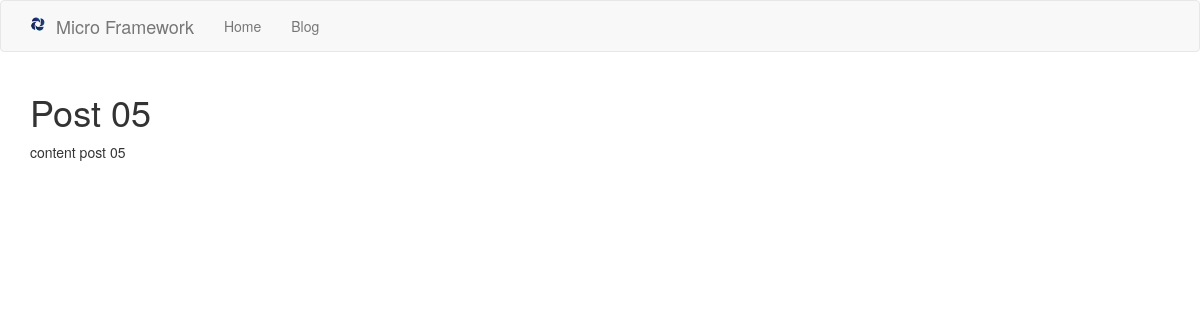
The page /post/5/show on the database as committed earlier.
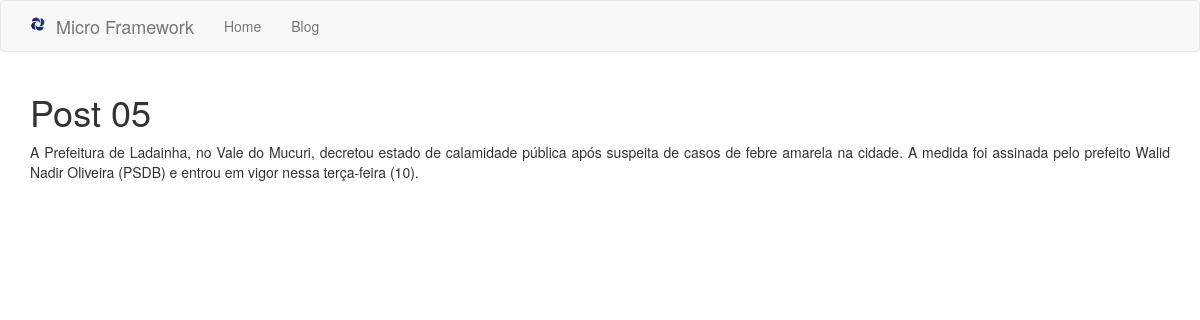
The same page on the database as committed later.
### tables this page shows
CREATE TABLE posts (id INTEGER CONSTRAINT posts_index PRIMARY KEY ASC AUTOINCREMENT, title VARCHAR (255) NOT NULL, content TEXT NOT NULL);

### app/Controllers/PostsController.php (called while the page is built, shortened)
<?php
class PostsController extends BaseController
{
    private $post;
    public function __construct()
    {
        $this->post = Container::getModel("Post");
    }
    public function show($id)
    {
        $this->view->post = $this->post->find($id);
        $this->renderView('posts/show', 'layout');
    }
}

### core/bootstrap.php (called while the page is built)
<?php
$routes = require_once __DIR__ . "/../app/routes.php";
$route = new \Core\Route($routes);

### public/index.php (called while the page is built, shortened)
<?php
require_once __DIR__ . "/../core/bootstrap.php";

### core/BaseModel.php (called while the page is built, shortened)
<?php
abstract class BaseModel
{
    private $pdo;
    protected $table;
    public function __construct(PDO $pdo)
    {
        $this->pdo = $pdo;
    }
    public function find($id)
    {
        $query = "SELECT * FROM {$this->table} WHERE id=:id";
        $stmt = $this->pdo->prepare($query);
        $stmt->bindValue(":id", $id);
        $stmt->execute();
        $result = $stmt->fetch();
        return $result;
    }
}

### core/DataBase.php (called while the page is built, shortened)
<?php
class DataBase
{
    public static function getDataBase()
    {
        $conf = include_once __DIR__ . "/../app/database.php";
        if($conf['driver'] == 'sqlite'){
            $sqlite = __DIR__ . "/../storage/database/" . $conf['sqlite']['host'];
            $sqlite = "sqlite:" . $sqlite;
            try{
                $pdo = new PDO($sqlite);
                $pdo->setAttribute(PDO::ATTR_ERRMODE, PDO::ERRMODE_EXCEPTION);
                $pdo->setAttribute(PDO::ATTR_DEFAULT_FETCH_MODE, PDO::FETCH_OBJ);
                return $pdo;
            }catch (PDOException $e){
                echo $e->getMessage();
            }
        }
    }
}

### core/Container.php (called while the page is built, shortened)
<?php
class Container
{
    public static function getModel($model)
    {
        return new $objModel(DataBase::getDatabase());
    }
}

### app/Views/posts/show.phtml (the view)
<div class="container">
    <h1 class="h1"><?php echo $this->view->post->title; ?></h1>
    <p class="text-justify"><?php echo $this->view->post->content;  ?></p>
</div>

Rows that differ between the two databases and show on the page:
changed posts "Post 05": content "content post 05" → "A Prefeitura de Ladainha, no Vale do Mucuri, decretou estado de calamidade pública após suspeita de casos de febre amarela na cidade. A medida foi assinada pelo prefeito Walid Nadir Oliveira (PSDB) e entrou em vigor nessa terça-feira (10)."
